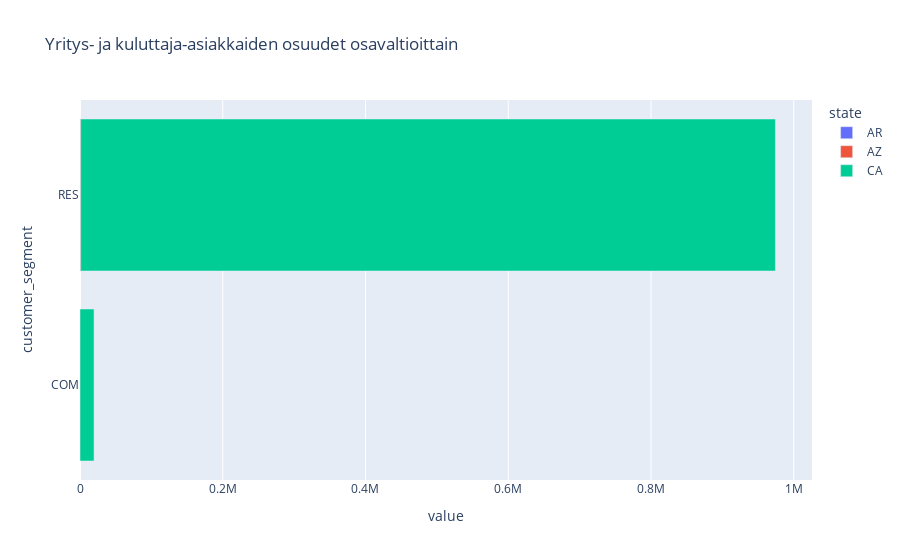

Notebook cell for this chart:
### Markdown cell above
Tässä vielä kuvaajana sama, vaikka se onkin lukukelvoton

### Code cell
pic2 = pd.crosstab(df_res["customer_segment"],df_res['state'],values = df_res['state'], aggfunc="count",margins= False)
px.bar(pic2, color="state", orientation='h', title="Yritys- ja kuluttaja-asiakkaiden osuudet osavaltioittain")

### Figure 1 — Plotly figure (JSON) as saved in the notebook; plotly's stock layout.template omitted (floating-point values rounded to 4 significant figures)
{"data": [{"alignmentgroup": "True", "hovertemplate": "state=AR<br>value=%{x}<br>customer_segment=%{y}<extra></extra>", "legendgroup": "AR", "marker": {"color": "#636efa", "pattern": {"shape": ""}}, "name": "AR", "offsetgroup": "AR", "orientation": "h", "showlegend": true, "textposition": "auto", "type": "bar", "x": [11, 92], "xaxis": "x", "y": ["COM", "RES"], "yaxis": "y"}, {"alignmentgroup": "True", "hovertemplate": "state=AZ<br>value=%{x}<br>customer_segment=%{y}<extra></extra>", "legendgroup": "AZ", "marker": {"color": "#EF553B", "pattern": {"shape": ""}}, "name": "AZ", "offsetgroup": "AZ", "orientation": "h", "showlegend": true, "textposition": "auto", "type": "bar", "x": [null, 858], "xaxis": "x", "y": ["COM", "RES"], "yaxis": "y"}, {"alignmentgroup": "True", "hovertemplate": "state=CA<br>value=%{x}<br>customer_segment=%{y}<extra></extra>", "legendgroup": "CA", "marker": {"color": "#00cc96", "pattern": {"shape": ""}}, "name": "CA", "offsetgroup": "CA", "orientation": "h", "showlegend": true, "textposition": "auto", "type": "bar", "x": [19682, 973361], "xaxis": "x", "y": ["COM", "RES"], "yaxis": "y"}], "layout": {"autosize": true, "barmode": "relative", "legend": {"title": {"text": "state"}, "tracegroupgap": 0}, "title": {"text": "Yritys- ja kuluttaja-asiakkaiden osuudet osavaltioittain"}, "xaxis": {"anchor": "y", "autorange": true, "domain": [0, 1], "range": [0, 1026000.0], "title": {"text": "value"}, "type": "linear"}, "yaxis": {"anchor": "x", "autorange": true, "domain": [0, 1], "range": [-0.5, 1.5], "title": {"text": "customer_segment"}, "type": "category"}}}
